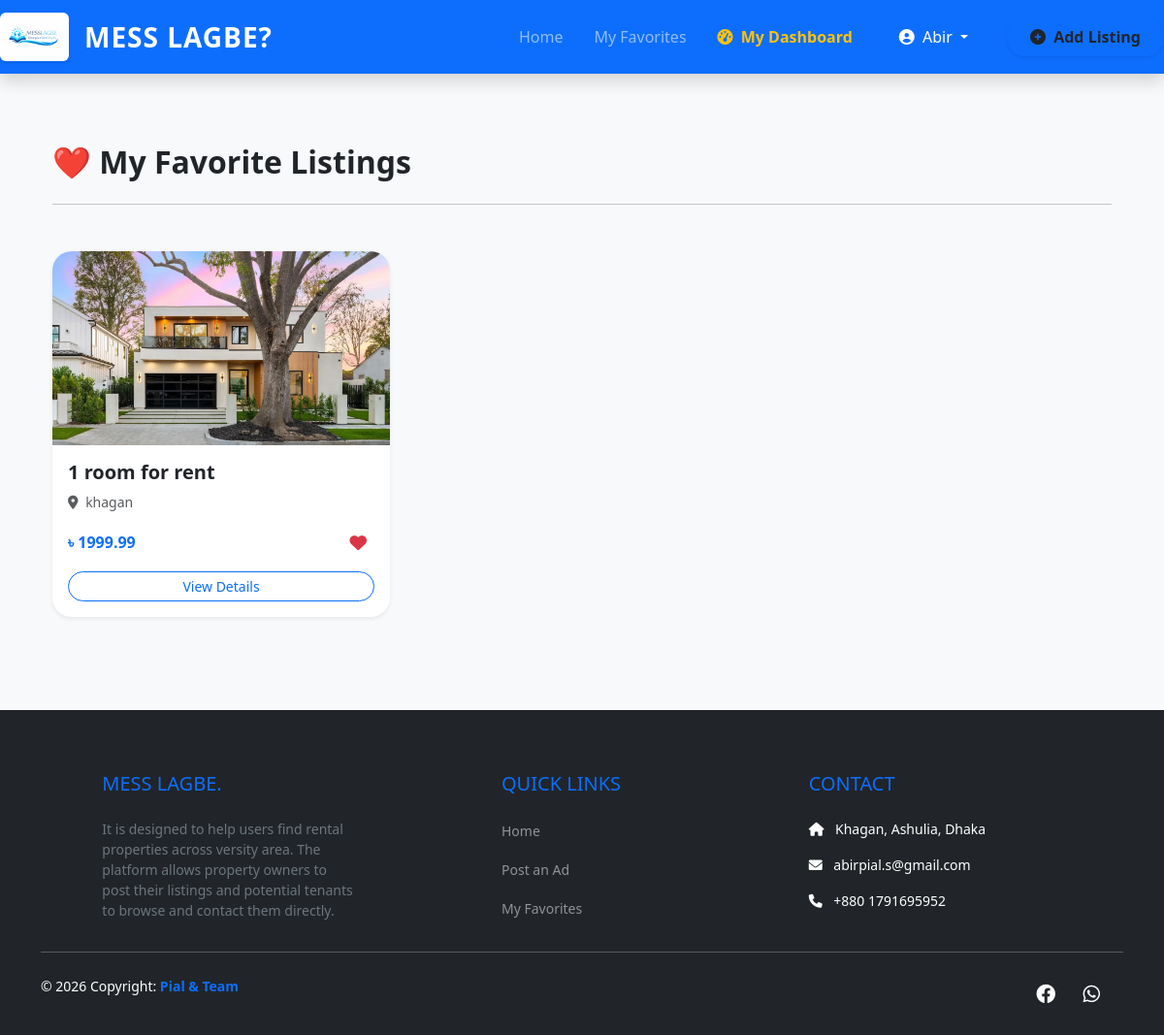
/my-favorites/ (signed in), run on the app's committed database.
### accounts/models.py (models this page shows, shortened)
class CustomUser(AbstractUser):
    IS_STUDENT = 'student'
    IS_OWNER = 'owner'
    IS_ADMIN = 'admin'
    ROLE_CHOICES = [
        (IS_STUDENT, 'Student'),
        (IS_OWNER, 'House Owner'),
        (IS_ADMIN, 'Admin'),
    ]
    role = models.CharField(max_length=20, choices=ROLE_CHOICES, default=IS_STUDENT)
    phone_number = models.CharField(max_length=15, blank=True, null=True)
    university_id = models.CharField(max_length=50, blank=True, null=True)

### listings/models.py (models this page shows, shortened)
class Listing(models.Model):
    host = models.ForeignKey(
        settings.AUTH_USER_MODEL,
        on_delete=models.CASCADE,
        related_name='listings'
    )
    image = models.ImageField(upload_to='listings/', null=True, blank=True)
    phone_number = models.CharField(max_length=15, help_text="Contact number for this property")
    title = models.CharField(max_length=200, help_text="e.g. 2 Room flat for rent in Dhanmondi")
    description = models.TextField()
    location = models.CharField(max_length=150)
    price = models.DecimalField(max_digits=10, decimal_places=2)
    bedrooms = models.IntegerField()
    created_at = models.DateTimeField(auto_now_add=True)
    @property
    def primary_image_url(self):
        first_gallery_image = self.images.first()
        if first_gallery_image and first_gallery_image.image:
            return first_gallery_image.image.url
        if self.image:
            return self.image.url
        return None

### listings/views.py (the view)
# urls.py: path('my-favorites/', views.favorites_list, name='favorites_list'),
@login_required(login_url='/accounts/login/')
def favorites_list(request):
    favorites = Favorite.objects.filter(user=request.user).select_related('listing')
    listings = [fav.listing for fav in favorites]
    user_favorite_ids = Favorite.objects.filter(user=request.user).values_list('listing_id', flat=True)
    return render(request, 'listings/favorites.html', {
        'listings': listings,
        'user_favorite_ids': user_favorite_ids
    })

### templates/listings/favorites.html (shortened to what this page needs)
{% extends 'base.html' %}
{% block content %}
<div class="container py-5">
    <h2 class="fw-bold mb-4">❤️ My Favorite Listings</h2>
    <hr class="mb-5">
    <div class="row g-4">
        {% for listing in listings %}
        <div class="col-md-4">
            <div class="card h-100 shadow-sm border-0" style="border-radius: 20px; overflow: hidden;">
                {% if listing.primary_image_url %}
                <img src="{{ listing.primary_image_url }}" class="card-img-top"
                    style="height: 200px; object-fit: cover;">
                {% else %}
                <div class="bg-light d-flex align-items-center justify-content-center" style="height: 200px;">
                    <p class="text-muted">No Image</p>
                </div>
                {% endif %}
                <div class="card-body">
                    <h5 class="card-title fw-bold">{{ listing.title }}</h5>
                    <p class="text-muted small"><i class="fas fa-map-marker-alt me-1"></i> {{ listing.location }}</p>
                    <div class="d-flex justify-content-between align-items-center">
                        <span class="text-primary fw-bold">৳ {{ listing.price }}</span>
                        <a href="{% url 'toggle_favorite' listing.id %}" class="btn btn-sm text-danger border-0">
                        </a>
                    </div>
                    <a href="{% url 'listing_detail' listing.pk %}"
                        class="btn btn-outline-primary btn-sm rounded-pill w-100 mt-3">View Details</a>
                </div>
            </div>
        </div>
        {% endfor %}
    </div>
</div>
{% endblock %}

### templates/base.html (shortened to what this page needs)
<!DOCTYPE html>
<html lang="en">
<head>
    <link href="https://cdn.jsdelivr.net/npm/bootstrap@5.3.0/dist/css/bootstrap.min.css" rel="stylesheet">
    <link rel="stylesheet" href="https://cdnjs.cloudflare.com/ajax/libs/font-awesome/6.0.0/css/all.min.css">
</head>
<body class="bg-light">
    <nav class="navbar navbar-expand-lg navbar-dark bg-primary shadow mb-4 sticky-top">
     <a class="navbar-brand d-flex align-items-center" href="{% url 'home' %}">
    <img src="/media/listings/gallery/logo.png" alt="MessLagbe?"
         style="height: 50px; width: auto; background: white; padding: 4px; border-radius: 6px; box-shadow: 0 2px 4px rgba(0,0,0,0.1);">
    <span class="ms-3 fw-bold fs-3 text-white" style="letter-spacing: 1px;">MESS LAGBE?</span>
</a>
            <div class="collapse navbar-collapse" id="navbarNav">
                <ul class="navbar-nav ms-auto align-items-center">
                    <li class="nav-item">
                        <a class="nav-link px-3" href="{% url 'home' %}">Home</a>
                    </li>
                   {% if user.is_authenticated %}
    <li class="nav-item">
        <a class="nav-link px-3" href="{% url 'favorites_list' %}">My Favorites</a>
    </li>
    <li class="nav-item">
        <a class="nav-link px-3 fw-bold text-warning" href="{% url 'dashboard' %}">
            <i class="fas fa-tachometer-alt me-1"></i> My Dashboard
        </a>
    </li>
    <li class="nav-item dropdown ms-lg-3">
        <a class="nav-link dropdown-toggle btn btn-outline-light btn-sm text-white px-3" href="#" id="userDropdown" role="button" data-bs-toggle="dropdown">
            <i class="fas fa-user-circle me-1"></i> {{ user.username }}
        </a>
    </li>
{% endif %}
                    <li class="nav-item ms-lg-4">
                        <a class="nav-link btn btn-warning text-dark fw-bold px-4 rounded-pill shadow-sm" href="{% url 'create_listing' %}">
                            <i class="fas fa-plus-circle me-1"></i> Add Listing
                        </a>
                    </li>
                </ul>
            </div>
    </nav>
    <div class="container main-content">
        {% block content %}
        {% endblock %}
    </div>
    {% if request.resolver_match.url_name != 'login' and request.resolver_match.url_name != 'signup' %}
    <footer class="bg-dark text-white pt-5 pb-4 mt-5">
        <div class="container text-center text-md-start">
            <div class="row">
                <div class="col-md-4 col-lg-4 col-xl-3 mx-auto mt-3">
                    <h5 class="text-uppercase mb-4 font-weight-bold text-primary">MESS LAGBE.</h5>
                    <p class="small text-secondary">
                        It is designed to help users find rental properties across versity area. The platform allows property owners to post their listings and potential tenants to browse and contact them directly.
                    </p>
                </div>
                <div class="col-md-2 col-lg-2 col-xl-2 mx-auto mt-3">
                    <h5 class="text-uppercase mb-4 font-weight-bold text-primary">Quick Links</h5>
                    <p><a href="{% url 'home' %}" class="text-white-50 text-decoration-none small">Home</a></p>
                    <p><a href="{% url 'create_listing' %}" class="text-white-50 text-decoration-none small">Post an Ad</a></p>
                    <p><a href="{% url 'favorites_list' %}" class="text-white-50 text-decoration-none small">My Favorites</a></p>
                </div>
                <div class="col-md-4 col-lg-3 col-xl-3 mx-auto mt-3">
                    <h5 class="text-uppercase mb-4 font-weight-bold text-primary">Contact</h5>
                    <p class="small"><i class="fas fa-home me-2"></i> Khagan, Ashulia, Dhaka</p>
                    <p class="small"><i class="fas fa-envelope me-2"></i> abirpial.s@gmail.com</p>
                    <p class="small"><i class="fas fa-phone me-2"></i> +880 1791695952</p>
                </div>
            </div>
            <hr class="mb-4 bg-secondary">
            <div class="row align-items-center">
                <div class="col-md-7 col-lg-8">
                    <p class="small">© 2026 Copyright:
                        <a href="#" class="text-decoration-none"><strong class="text-primary"> Pial & Team</strong></a>
                    </p>
                </div>
                <div class="col-md-5 col-lg-4">
                    <div class="text-center text-md-end">
                        <a href="#" class="text-white me-4" style="font-size: 20px;"><i class="fab fa-facebook"></i></a>
                        <a href="#" class="text-white me-4" style="font-size: 20px;"><i class="fab fa-whatsapp"></i></a>
                    </div>
                </div>
            </div>
        </div>
    </footer>
    {% endif %}
</body>
</html>

### templates/base.html (style rules this page uses)
body { font-family: 'Segoe UI', Tahoma, Geneva, Verdana, sans-serif; display: flex; flex-direction: column; min-height: 100vh; }
.main-content { flex: 1; }
.navbar-brand { font-size: 1.5rem; letter-spacing: 1px; }
.nav-link { font-weight: 500; transition: 0.3s; }
footer { background-color: #1a1a1a; }

### data on the page
CustomUser: username "Abir"
Listing: primary_image_url (picture), title "1 room for rent", location "khagan", price "1999.99"
